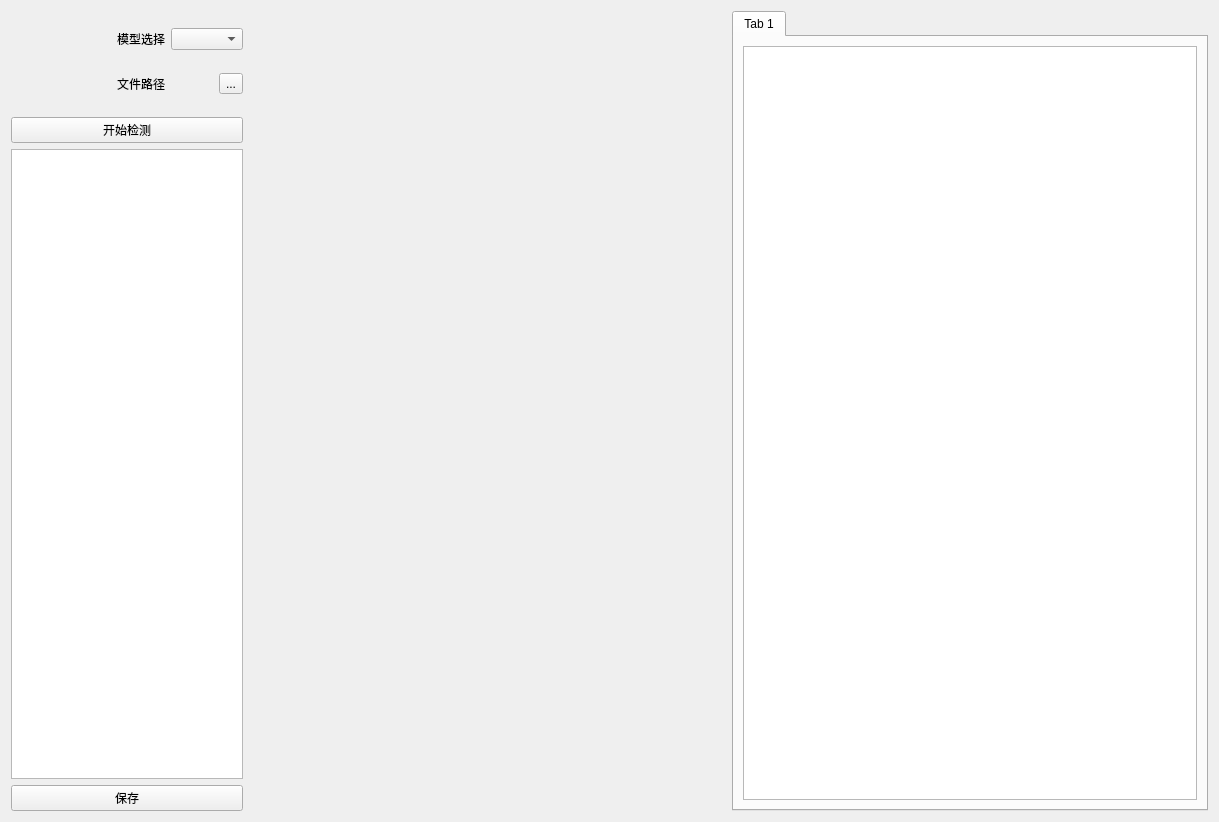
<?xml version="1.0" encoding="UTF-8"?>
<ui version="4.0">
 <class>Form</class>
 <widget class="QWidget" name="Form">
  <property name="geometry">
   <rect>
    <x>0</x>
    <y>0</y>
    <width>1219</width>
    <height>822</height>
   </rect>
  </property>
  <property name="windowTitle">
   <string>Form</string>
  </property>
  <layout class="QHBoxLayout" name="horizontalLayout_6">
   <item>
    <layout class="QHBoxLayout" name="horizontalLayout_5" stretch="2,8,8">
     <item>
      <layout class="QVBoxLayout" name="verticalLayout_4">
       <item>
        <layout class="QVBoxLayout" name="verticalLayout_3">
         <item>
          <layout class="QHBoxLayout" name="horizontalLayout_3" stretch="0,3">
           <item>
            <widget class="QLabel" name="label_3">
             <property name="sizePolicy">
              <sizepolicy hsizetype="Maximum" vsizetype="Maximum">
               <horstretch>100</horstretch>
               <verstretch>100</verstretch>
              </sizepolicy>
             </property>
             <property name="minimumSize">
              <size>
               <width>100</width>
               <height>100</height>
              </size>
             </property>
             <property name="maximumSize">
              <size>
               <width>100</width>
               <height>100</height>
              </size>
             </property>
             <property name="sizeIncrement">
              <size>
               <width>100</width>
               <height>100</height>
              </size>
             </property>
             <property name="baseSize">
              <size>
               <width>100</width>
               <height>100</height>
              </size>
             </property>
             <property name="text">
              <string/>
             </property>
             <property name="pixmap">
              <pixmap>./app.png</pixmap>
             </property>
             <property name="scaledContents">
              <bool>true</bool>
             </property>
            </widget>
           </item>
           <item>
            <layout class="QVBoxLayout" name="verticalLayout_2">
             <item>
              <layout class="QHBoxLayout" name="horizontalLayout" stretch="0,3">
               <item>
                <widget class="QLabel" name="label">
                 <property name="text">
                  <string>模型选择</string>
                 </property>
                </widget>
               </item>
               <item>
                <widget class="QComboBox" name="model_select"/>
               </item>
              </layout>
             </item>
             <item>
              <layout class="QHBoxLayout" name="horizontalLayout_2" stretch="1,3">
               <item>
                <widget class="QLabel" name="label_2">
                 <property name="text">
                  <string>文件路径</string>
                 </property>
                </widget>
               </item>
               <item>
                <widget class="QToolButton" name="file_dir">
                 <property name="text">
                  <string>...</string>
                 </property>
                </widget>
               </item>
              </layout>
             </item>
            </layout>
           </item>
          </layout>
         </item>
         <item>
          <layout class="QHBoxLayout" name="horizontalLayout_4" stretch="1">
           <item>
            <widget class="QPushButton" name="check_start">
             <property name="text">
              <string>开始检测</string>
             </property>
            </widget>
           </item>
          </layout>
         </item>
        </layout>
       </item>
       <item>
        <widget class="QListWidget" name="listWidget"/>
       </item>
       <item>
        <widget class="QPushButton" name="save">
         <property name="text">
          <string>保存</string>
         </property>
        </widget>
       </item>
      </layout>
     </item>
     <item>
      <layout class="QVBoxLayout" name="verticalLayout" stretch="10">
       <item>
        <widget class="QLabel" name="image">
         <property name="text">
          <string/>
         </property>
        </widget>
       </item>
      </layout>
     </item>
     <item>
      <widget class="QTabWidget" name="tabWidget">
       <property name="currentIndex">
        <number>0</number>
       </property>
       <widget class="QWidget" name="tab">
        <attribute name="title">
         <string>Tab 1</string>
        </attribute>
        <layout class="QHBoxLayout" name="horizontalLayout_7">
         <item>
          <layout class="QVBoxLayout" name="verticalLayout_5">
           <item>
            <widget class="QTableWidget" name="tableWidget"/>
           </item>
          </layout>
         </item>
        </layout>
       </widget>
      </widget>
     </item>
    </layout>
   </item>
  </layout>
 </widget>
 <resources/>
 <connections/>
</ui>
